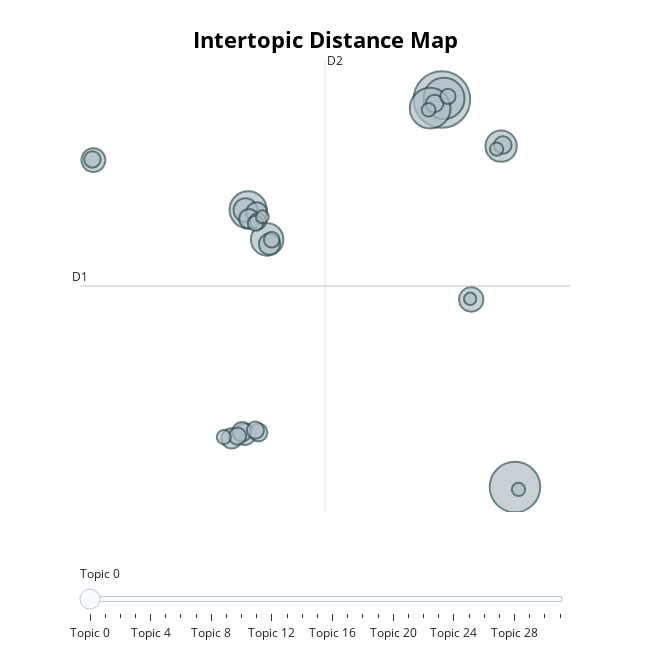

This figure's notebook cell:
### Code cell


### Figure 1 — Plotly figure (JSON) as saved in the notebook; plotly's stock layout.template omitted (floating-point values rounded to 4 significant figures)
{"data": [{"customdata": [[0, "euro | area | monetary | policy | inflation", 271], [1, "market | bank | euro | rate | central", 216], [2, "policy | rate | bank | monetary | inflation", 143], [3, "financial | trichet | crisis | euro | stability", 140], [4, "financial | bank | policy | banking | market", 117], [5, "bank | supervisor | banking | risk | supervisory", 89], [6, "pandemic | inflation | support | economy | continue", 83], [7, "inflation | rate | policy | monetary | 2022", 50], [8, "inflation | policy | euro | area | growth", 48], [9, "financial | policy | crisis | country | monetary", 48], [10, "union | banking | euro | bank | area", 38], [11, "climate | risk | green | transition | environmental", 38], [12, "sepa | payment | financial | card | market", 37], [13, "payment | service | instant | retail | cash", 35], [14, "financial | crisis | risk | market | policy", 33], [15, "union | european | policy | monetary | area", 32], [16, "monetary | policy | financial | price | crisis", 27], [17, "remain | medium | term | expect | growth", 26], [18, "cent | inflation | rate | energy | remain", 26], [19, "bank | banking | market | resolution | european", 25], [20, "rate | growth | inflation | policy | monetary", 25], [21, "financial | bank | banking | capital | sector", 23], [22, "financial | risk | esrb | system | bank", 23], [23, "supervision | supervisory | bank | banking | risk", 21], [24, "cyber | resilience | infrastructure | ecrb | threat", 20], [25, "inflation | think | rate | policy | go", 20], [26, "digital | payment | euro | cash | stablecoin", 17], [27, "die | der | la | und | parliament", 16], [28, "greek | greece | programme | government | bank", 15], [29, "inflation | slide | price | pandemic | purchase", 15], [30, "ccp | clearing | resolution | recovery | iosco", 14], [31, "pandemic | 2020 | policy | chart | condition", 13]], "hovertemplate": "<b>Topic %{customdata[0]}</b><br>%{customdata[1]}<br>Size: %{customdata[2]}", "legendgroup": "", "marker": {"color": "#B0BEC5", "line": {"color": "DarkSlateGrey", "width": 2}, "size": [271, 216, 143, 140, 117, 89, 83, 50, 48, 48, 38, 38, 37, 35, 33, 32, 27, 26, 26, 25, 25, 23, 23, 21, 20, 20, 17, 16, 15, 15, 14, 13], "sizemode": "area", "sizeref": 0.1694, "symbol": "circle"}, "mode": "markers", "name": "", "orientation": "v", "showlegend": false, "type": "scatter", "x": [13.48, 17.17, 13.58, 12.89, 3.688, 4.646, 16.47, 14.96, -4.135, 3.553, 3.526, 4.764, 4.117, 2.85, 3.73, 3.384, 4.208, 13.11, 16.56, 3.145, 4.054, -4.184, 4.178, 4.879, 4.058, 13.78, 2.458, 12.8, 17.35, 16.24, 4.402, 14.91], "xaxis": "x", "y": [18.26, -11.34, 18.35, 17.61, 9.84, 7.577, 14.7, 2.988, 13.64, 9.811, -7.316, 7.219, 9.626, -7.627, 9.157, -7.113, -7.164, 17.97, 14.79, -7.452, -6.992, 13.69, 8.966, 7.553, 8.815, 18.51, -7.527, 17.48, -11.52, 14.48, 9.311, 3.041], "yaxis": "y"}], "layout": {"annotations": [{"showarrow": false, "text": "D1", "x": -4.811, "y": 4.019, "yshift": 10}, {"showarrow": false, "text": "D2", "x": 7.571, "xshift": 10, "y": 21.29}], "height": 650, "hoverlabel": {"bgcolor": "white", "font": {"family": "Rockwell", "size": 16}}, "legend": {"itemsizing": "constant", "tracegroupgap": 0}, "margin": {"t": 60}, "shapes": [{"line": {"color": "#CFD8DC", "width": 2}, "type": "line", "x0": 7.571, "x1": 7.571, "y0": -13.25, "y1": 21.29}, {"line": {"color": "#9E9E9E", "width": 2}, "type": "line", "x0": -4.811, "x1": 19.95, "y0": 4.019, "y1": 4.019}], "sliders": [{"active": 0, "pad": {"t": 50}, "steps": [{"args": [{"marker.color": [["red", "#B0BEC5", "#B0BEC5", "#B0BEC5", "#B0BEC5", "#B0BEC5", "#B0BEC5", "#B0BEC5", "#B0BEC5", "#B0BEC5", "#B0BEC5", "#B0BEC5", "#B0BEC5", "#B0BEC5", "#B0BEC5", "#B0BEC5", "#B0BEC5", "#B0BEC5", "#B0BEC5", "#B0BEC5", "#B0BEC5", "#B0BEC5", "#B0BEC5", "#B0BEC5", "#B0BEC5", "#B0BEC5", "#B0BEC5", "#B0BEC5", "#B0BEC5", "#B0BEC5", "#B0BEC5", "#B0BEC5"]]}], "label": "Topic 0", "method": "update"}, {"args": [{"marker.color": [["#B0BEC5", "red", "#B0BEC5", "#B0BEC5", "#B0BEC5", "#B0BEC5", "#B0BEC5", "#B0BEC5", "#B0BEC5", "#B0BEC5", "#B0BEC5", "#B0BEC5", "#B0BEC5", "#B0BEC5", "#B0BEC5", "#B0BEC5", "#B0BEC5", "#B0BEC5", "#B0BEC5", "#B0BEC5", "#B0BEC5", "#B0BEC5", "#B0BEC5", "#B0BEC5", "#B0BEC5", "#B0BEC5", "#B0BEC5", "#B0BEC5", "#B0BEC5", "#B0BEC5", "#B0BEC5", "#B0BEC5"]]}], "label": "Topic 1", "method": "update"}, {"args": [{"marker.color": [["#B0BEC5", "#B0BEC5", "red", "#B0BEC5", "#B0BEC5", "#B0BEC5", "#B0BEC5", "#B0BEC5", "#B0BEC5", "#B0BEC5", "#B0BEC5", "#B0BEC5", "#B0BEC5", "#B0BEC5", "#B0BEC5", "#B0BEC5", "#B0BEC5", "#B0BEC5", "#B0BEC5", "#B0BEC5", "#B0BEC5", "#B0BEC5", "#B0BEC5", "#B0BEC5", "#B0BEC5", "#B0BEC5", "#B0BEC5", "#B0BEC5", "#B0BEC5", "#B0BEC5", "#B0BEC5", "#B0BEC5"]]}], "label": "Topic 2", "method": "update"}, {"args": [{"marker.color": [["#B0BEC5", "#B0BEC5", "#B0BEC5", "red", "#B0BEC5", "#B0BEC5", "#B0BEC5", "#B0BEC5", "#B0BEC5", "#B0BEC5", "#B0BEC5", "#B0BEC5", "#B0BEC5", "#B0BEC5", "#B0BEC5", "#B0BEC5", "#B0BEC5", "#B0BEC5", "#B0BEC5", "#B0BEC5", "#B0BEC5", "#B0BEC5", "#B0BEC5", "#B0BEC5", "#B0BEC5", "#B0BEC5", "#B0BEC5", "#B0BEC5", "#B0BEC5", "#B0BEC5", "#B0BEC5", "#B0BEC5"]]}], "label": "Topic 3", "method": "update"}, {"args": [{"marker.color": [["#B0BEC5", "#B0BEC5", "#B0BEC5", "#B0BEC5", "red", "#B0BEC5", "#B0BEC5", "#B0BEC5", "#B0BEC5", "#B0BEC5", "#B0BEC5", "#B0BEC5", "#B0BEC5", "#B0BEC5", "#B0BEC5", "#B0BEC5", "#B0BEC5", "#B0BEC5", "#B0BEC5", "#B0BEC5", "#B0BEC5", "#B0BEC5", "#B0BEC5", "#B0BEC5", "#B0BEC5", "#B0BEC5", "#B0BEC5", "#B0BEC5", "#B0BEC5", "#B0BEC5", "#B0BEC5", "#B0BEC5"]]}], "label": "Topic 4", "method": "update"}, {"args": [{"marker.color": [["#B0BEC5", "#B0BEC5", "#B0BEC5", "#B0BEC5", "#B0BEC5", "red", "#B0BEC5", "#B0BEC5", "#B0BEC5", "#B0BEC5", "#B0BEC5", "#B0BEC5", "#B0BEC5", "#B0BEC5", "#B0BEC5", "#B0BEC5", "#B0BEC5", "#B0BEC5", "#B0BEC5", "#B0BEC5", "#B0BEC5", "#B0BEC5", "#B0BEC5", "#B0BEC5", "#B0BEC5", "#B0BEC5", "#B0BEC5", "#B0BEC5", "#B0BEC5", "#B0BEC5", "#B0BEC5", "#B0BEC5"]]}], "label": "Topic 5", "method": "update"}, {"args": [{"marker.color": [["#B0BEC5", "#B0BEC5", "#B0BEC5", "#B0BEC5", "#B0BEC5", "#B0BEC5", "red", "#B0BEC5", "#B0BEC5", "#B0BEC5", "#B0BEC5", "#B0BEC5", "#B0BEC5", "#B0BEC5", "#B0BEC5", "#B0BEC5", "#B0BEC5", "#B0BEC5", "#B0BEC5", "#B0BEC5", "#B0BEC5", "#B0BEC5", "#B0BEC5", "#B0BEC5", "#B0BEC5", "#B0BEC5", "#B0BEC5", "#B0BEC5", "#B0BEC5", "#B0BEC5", "#B0BEC5", "#B0BEC5"]]}], "label": "Topic 6", "method": "update"}, {"args": [{"marker.color": [["#B0BEC5", "#B0BEC5", "#B0BEC5", "#B0BEC5", "#B0BEC5", "#B0BEC5", "#B0BEC5", "red", "#B0BEC5", "#B0BEC5", "#B0BEC5", "#B0BEC5", "#B0BEC5", "#B0BEC5", "#B0BEC5", "#B0BEC5", "#B0BEC5", "#B0BEC5", "#B0BEC5", "#B0BEC5", "#B0BEC5", "#B0BEC5", "#B0BEC5", "#B0BEC5", "#B0BEC5", "#B0BEC5", "#B0BEC5", "#B0BEC5", "#B0BEC5", "#B0BEC5", "#B0BEC5", "#B0BEC5"]]}], "label": "Topic 7", "method": "update"}, {"args": [{"marker.color": [["#B0BEC5", "#B0BEC5", "#B0BEC5", "#B0BEC5", "#B0BEC5", "#B0BEC5", "#B0BEC5", "#B0BEC5", "red", "#B0BEC5", "#B0BEC5", "#B0BEC5", "#B0BEC5", "#B0BEC5", "#B0BEC5", "#B0BEC5", "#B0BEC5", "#B0BEC5", "#B0BEC5", "#B0BEC5", "#B0BEC5", "#B0BEC5", "#B0BEC5", "#B0BEC5", "#B0BEC5", "#B0BEC5", "#B0BEC5", "#B0BEC5", "#B0BEC5", "#B0BEC5", "#B0BEC5", "#B0BEC5"]]}], "label": "Topic 8", "method": "update"}, {"args": [{"marker.color": [["#B0BEC5", "#B0BEC5", "#B0BEC5", "#B0BEC5", "#B0BEC5", "#B0BEC5", "#B0BEC5", "#B0BEC5", "#B0BEC5", "red", "#B0BEC5", "#B0BEC5", "#B0BEC5", "#B0BEC5", "#B0BEC5", "#B0BEC5", "#B0BEC5", "#B0BEC5", "#B0BEC5", "#B0BEC5", "#B0BEC5", "#B0BEC5", "#B0BEC5", "#B0BEC5", "#B0BEC5", "#B0BEC5", "#B0BEC5", "#B0BEC5", "#B0BEC5", "#B0BEC5", "#B0BEC5", "#B0BEC5"]]}], "label": "Topic 9", "method": "update"}, {"args": [{"marker.color": [["#B0BEC5", "#B0BEC5", "#B0BEC5", "#B0BEC5", "#B0BEC5", "#B0BEC5", "#B0BEC5", "#B0BEC5", "#B0BEC5", "#B0BEC5", "red", "#B0BEC5", "#B0BEC5", "#B0BEC5", "#B0BEC5", "#B0BEC5", "#B0BEC5", "#B0BEC5", "#B0BEC5", "#B0BEC5", "#B0BEC5", "#B0BEC5", "#B0BEC5", "#B0BEC5", "#B0BEC5", "#B0BEC5", "#B0BEC5", "#B0BEC5", "#B0BEC5", "#B0BEC5", "#B0BEC5", "#B0BEC5"]]}], "label": "Topic 10", "method": "update"}, {"args": [{"marker.color": [["#B0BEC5", "#B0BEC5", "#B0BEC5", "#B0BEC5", "#B0BEC5", "#B0BEC5", "#B0BEC5", "#B0BEC5", "#B0BEC5", "#B0BEC5", "#B0BEC5", "red", "#B0BEC5", "#B0BEC5", "#B0BEC5", "#B0BEC5", "#B0BEC5", "#B0BEC5", "#B0BEC5", "#B0BEC5", "#B0BEC5", "#B0BEC5", "#B0BEC5", "#B0BEC5", "#B0BEC5", "#B0BEC5", "#B0BEC5", "#B0BEC5", "#B0BEC5", "#B0BEC5", "#B0BEC5", "#B0BEC5"]]}], "label": "Topic 11", "method": "update"}, {"args": [{"marker.color": [["#B0BEC5", "#B0BEC5", "#B0BEC5", "#B0BEC5", "#B0BEC5", "#B0BEC5", "#B0BEC5", "#B0BEC5", "#B0BEC5", "#B0BEC5", "#B0BEC5", "#B0BEC5", "red", "#B0BEC5", "#B0BEC5", "#B0BEC5", "#B0BEC5", "#B0BEC5", "#B0BEC5", "#B0BEC5", "#B0BEC5", "#B0BEC5", "#B0BEC5", "#B0BEC5", "#B0BEC5", "#B0BEC5", "#B0BEC5", "#B0BEC5", "#B0BEC5", "#B0BEC5", "#B0BEC5", "#B0BEC5"]]}], "label": "Topic 12", "method": "update"}, {"args": [{"marker.color": [["#B0BEC5", "#B0BEC5", "#B0BEC5", "#B0BEC5", "#B0BEC5", "#B0BEC5", "#B0BEC5", "#B0BEC5", "#B0BEC5", "#B0BEC5", "#B0BEC5", "#B0BEC5", "#B0BEC5", "red", "#B0BEC5", "#B0BEC5", "#B0BEC5", "#B0BEC5", "#B0BEC5", "#B0BEC5", "#B0BEC5", "#B0BEC5", "#B0BEC5", "#B0BEC5", "#B0BEC5", "#B0BEC5", "#B0BEC5", "#B0BEC5", "#B0BEC5", "#B0BEC5", "#B0BEC5", "#B0BEC5"]]}], "label": "Topic 13", "method": "update"}, {"args": [{"marker.color": [["#B0BEC5", "#B0BEC5", "#B0BEC5", "#B0BEC5", "#B0BEC5", "#B0BEC5", "#B0BEC5", "#B0BEC5", "#B0BEC5", "#B0BEC5", "#B0BEC5", "#B0BEC5", "#B0BEC5", "#B0BEC5", "red", "#B0BEC5", "#B0BEC5", "#B0BEC5", "#B0BEC5", "#B0BEC5", "#B0BEC5", "#B0BEC5", "#B0BEC5", "#B0BEC5", "#B0BEC5", "#B0BEC5", "#B0BEC5", "#B0BEC5", "#B0BEC5", "#B0BEC5", "#B0BEC5", "#B0BEC5"]]}], "label": "Topic 14", "method": "update"}, {"args": [{"marker.color": [["#B0BEC5", "#B0BEC5", "#B0BEC5", "#B0BEC5", "#B0BEC5", "#B0BEC5", "#B0BEC5", "#B0BEC5", "#B0BEC5", "#B0BEC5", "#B0BEC5", "#B0BEC5", "#B0BEC5", "#B0BEC5", "#B0BEC5", "red", "#B0BEC5", "#B0BEC5", "#B0BEC5", "#B0BEC5", "#B0BEC5", "#B0BEC5", "#B0BEC5", "#B0BEC5", "#B0BEC5", "#B0BEC5", "#B0BEC5", "#B0BEC5", "#B0BEC5", "#B0BEC5", "#B0BEC5", "#B0BEC5"]]}], "label": "Topic 15", "method": "update"}, {"args": [{"marker.color": [["#B0BEC5", "#B0BEC5", "#B0BEC5", "#B0BEC5", "#B0BEC5", "#B0BEC5", "#B0BEC5", "#B0BEC5", "#B0BEC5", "#B0BEC5", "#B0BEC5", "#B0BEC5", "#B0BEC5", "#B0BEC5", "#B0BEC5", "#B0BEC5", "red", "#B0BEC5", "#B0BEC5", "#B0BEC5", "#B0BEC5", "#B0BEC5", "#B0BEC5", "#B0BEC5", "#B0BEC5", "#B0BEC5", "#B0BEC5", "#B0BEC5", "#B0BEC5", "#B0BEC5", "#B0BEC5", "#B0BEC5"]]}], "label": "Topic 16", "method": "update"}, {"args": [{"marker.color": [["#B0BEC5", "#B0BEC5", "#B0BEC5", "#B0BEC5", "#B0BEC5", "#B0BEC5", "#B0BEC5", "#B0BEC5", "#B0BEC5", "#B0BEC5", "#B0BEC5", "#B0BEC5", "#B0BEC5", "#B0BEC5", "#B0BEC5", "#B0BEC5", "#B0BEC5", "red", "#B0BEC5", "#B0BEC5", "#B0BEC5", "#B0BEC5", "#B0BEC5", "#B0BEC5", "#B0BEC5", "#B0BEC5", "#B0BEC5", "#B0BEC5", "#B0BEC5", "#B0BEC5", "#B0BEC5", "#B0BEC5"]]}], "label": "Topic 17", "method": "update"}, {"args": [{"marker.color": [["#B0BEC5", "#B0BEC5", "#B0BEC5", "#B0BEC5", "#B0BEC5", "#B0BEC5", "#B0BEC5", "#B0BEC5", "#B0BEC5", "#B0BEC5", "#B0BEC5", "#B0BEC5", "#B0BEC5", "#B0BEC5", "#B0BEC5", "#B0BEC5", "#B0BEC5", "#B0BEC5", "red", "#B0BEC5", "#B0BEC5", "#B0BEC5", "#B0BEC5", "#B0BEC5", "#B0BEC5", "#B0BEC5", "#B0BEC5", "#B0BEC5", "#B0BEC5", "#B0BEC5", "#B0BEC5", "#B0BEC5"]]}], "label": "Topic 18", "method": "update"}, {"args": [{"marker.color": [["#B0BEC5", "#B0BEC5", "#B0BEC5", "#B0BEC5", "#B0BEC5", "#B0BEC5", "#B0BEC5", "#B0BEC5", "#B0BEC5", "#B0BEC5", "#B0BEC5", "#B0BEC5", "#B0BEC5", "#B0BEC5", "#B0BEC5", "#B0BEC5", "#B0BEC5", "#B0BEC5", "#B0BEC5", "red", "#B0BEC5", "#B0BEC5", "#B0BEC5", "#B0BEC5", "#B0BEC5", "#B0BEC5", "#B0BEC5", "#B0BEC5", "#B0BEC5", "#B0BEC5", "#B0BEC5", "#B0BEC5"]]}], "label": "Topic 19", "method": "update"}, {"args": [{"marker.color": [["#B0BEC5", "#B0BEC5", "#B0BEC5", "#B0BEC5", "#B0BEC5", "#B0BEC5", "#B0BEC5", "#B0BEC5", "#B0BEC5", "#B0BEC5", "#B0BEC5", "#B0BEC5", "#B0BEC5", "#B0BEC5", "#B0BEC5", "#B0BEC5", "#B0BEC5", "#B0BEC5", "#B0BEC5", "#B0BEC5", "red", "#B0BEC5", "#B0BEC5", "#B0BEC5", "#B0BEC5", "#B0BEC5", "#B0BEC5", "#B0BEC5", "#B0BEC5", "#B0BEC5", "#B0BEC5", "#B0BEC5"]]}], "label": "Topic 20", "method": "update"}, {"args": [{"marker.color": [["#B0BEC5", "#B0BEC5", "#B0BEC5", "#B0BEC5", "#B0BEC5", "#B0BEC5", "#B0BEC5", "#B0BEC5", "#B0BEC5", "#B0BEC5", "#B0BEC5", "#B0BEC5", "#B0BEC5", "#B0BEC5", "#B0BEC5", "#B0BEC5", "#B0BEC5", "#B0BEC5", "#B0BEC5", "#B0BEC5", "#B0BEC5", "red", "#B0BEC5", "#B0BEC5", "#B0BEC5", "#B0BEC5", "#B0BEC5", "#B0BEC5", "#B0BEC5", "#B0BEC5", "#B0BEC5", "#B0BEC5"]]}], "label": "Topic 21", "method": "update"}, {"args": [{"marker.color": [["#B0BEC5", "#B0BEC5", "#B0BEC5", "#B0BEC5", "#B0BEC5", "#B0BEC5", "#B0BEC5", "#B0BEC5", "#B0BEC5", "#B0BEC5", "#B0BEC5", "#B0BEC5", "#B0BEC5", "#B0BEC5", "#B0BEC5", "#B0BEC5", "#B0BEC5", "#B0BEC5", "#B0BEC5", "#B0BEC5", "#B0BEC5", "#B0BEC5", "red", "#B0BEC5", "#B0BEC5", "#B0BEC5", "#B0BEC5", "#B0BEC5", "#B0BEC5", "#B0BEC5", "#B0BEC5", "#B0BEC5"]]}], "label": "Topic 22", "method": "update"}, {"args": [{"marker.color": [["#B0BEC5", "#B0BEC5", "#B0BEC5", "#B0BEC5", "#B0BEC5", "#B0BEC5", "#B0BEC5", "#B0BEC5", "#B0BEC5", "#B0BEC5", "#B0BEC5", "#B0BEC5", "#B0BEC5", "#B0BEC5", "#B0BEC5", "#B0BEC5", "#B0BEC5", "#B0BEC5", "#B0BEC5", "#B0BEC5", "#B0BEC5", "#B0BEC5", "#B0BEC5", "red", "#B0BEC5", "#B0BEC5", "#B0BEC5", "#B0BEC5", "#B0BEC5", "#B0BEC5", "#B0BEC5", "#B0BEC5"]]}], "label": "Topic 23", "method": "update"}, {"args": [{"marker.color": [["#B0BEC5", "#B0BEC5", "#B0BEC5", "#B0BEC5", "#B0BEC5", "#B0BEC5", "#B0BEC5", "#B0BEC5", "#B0BEC5", "#B0BEC5", "#B0BEC5", "#B0BEC5", "#B0BEC5", "#B0BEC5", "#B0BEC5", "#B0BEC5", "#B0BEC5", "#B0BEC5", "#B0BEC5", "#B0BEC5", "#B0BEC5", "#B0BEC5", "#B0BEC5", "#B0BEC5", "red", "#B0BEC5", "#B0BEC5", "#B0BEC5", "#B0BEC5", "#B0BEC5", "#B0BEC5", "#B0BEC5"]]}], "label": "Topic 24", "method": "update"}, {"args": [{"marker.color": [["#B0BEC5", "#B0BEC5", "#B0BEC5", "#B0BEC5", "#B0BEC5", "#B0BEC5", "#B0BEC5", "#B0BEC5", "#B0BEC5", "#B0BEC5", "#B0BEC5", "#B0BEC5", "#B0BEC5", "#B0BEC5", "#B0BEC5", "#B0BEC5", "#B0BEC5", "#B0BEC5", "#B0BEC5", "#B0BEC5", "#B0BEC5", "#B0BEC5", "#B0BEC5", "#B0BEC5", "#B0BEC5", "red", "#B0BEC5", "#B0BEC5", "#B0BEC5", "#B0BEC5", "#B0BEC5", "#B0BEC5"]]}], "label": "Topic 25", "method": "update"}, {"args": [{"marker.color": [["#B0BEC5", "#B0BEC5", "#B0BEC5", "#B0BEC5", "#B0BEC5", "#B0BEC5", "#B0BEC5", "#B0BEC5", "#B0BEC5", "#B0BEC5", "#B0BEC5", "#B0BEC5", "#B0BEC5", "#B0BEC5", "#B0BEC5", "#B0BEC5", "#B0BEC5", "#B0BEC5", "#B0BEC5", "#B0BEC5", "#B0BEC5", "#B0BEC5", "#B0BEC5", "#B0BEC5", "#B0BEC5", "#B0BEC5", "red", "#B0BEC5", "#B0BEC5", "#B0BEC5", "#B0BEC5", "#B0BEC5"]]}], "label": "Topic 26", "method": "update"}, {"args": [{"marker.color": [["#B0BEC5", "#B0BEC5", "#B0BEC5", "#B0BEC5", "#B0BEC5", "#B0BEC5", "#B0BEC5", "#B0BEC5", "#B0BEC5", "#B0BEC5", "#B0BEC5", "#B0BEC5", "#B0BEC5", "#B0BEC5", "#B0BEC5", "#B0BEC5", "#B0BEC5", "#B0BEC5", "#B0BEC5", "#B0BEC5", "#B0BEC5", "#B0BEC5", "#B0BEC5", "#B0BEC5", "#B0BEC5", "#B0BEC5", "#B0BEC5", "red", "#B0BEC5", "#B0BEC5", "#B0BEC5", "#B0BEC5"]]}], "label": "Topic 27", "method": "update"}, {"args": [{"marker.color": [["#B0BEC5", "#B0BEC5", "#B0BEC5", "#B0BEC5", "#B0BEC5", "#B0BEC5", "#B0BEC5", "#B0BEC5", "#B0BEC5", "#B0BEC5", "#B0BEC5", "#B0BEC5", "#B0BEC5", "#B0BEC5", "#B0BEC5", "#B0BEC5", "#B0BEC5", "#B0BEC5", "#B0BEC5", "#B0BEC5", "#B0BEC5", "#B0BEC5", "#B0BEC5", "#B0BEC5", "#B0BEC5", "#B0BEC5", "#B0BEC5", "#B0BEC5", "red", "#B0BEC5", "#B0BEC5", "#B0BEC5"]]}], "label": "Topic 28", "method": "update"}, {"args": [{"marker.color": [["#B0BEC5", "#B0BEC5", "#B0BEC5", "#B0BEC5", "#B0BEC5", "#B0BEC5", "#B0BEC5", "#B0BEC5", "#B0BEC5", "#B0BEC5", "#B0BEC5", "#B0BEC5", "#B0BEC5", "#B0BEC5", "#B0BEC5", "#B0BEC5", "#B0BEC5", "#B0BEC5", "#B0BEC5", "#B0BEC5", "#B0BEC5", "#B0BEC5", "#B0BEC5", "#B0BEC5", "#B0BEC5", "#B0BEC5", "#B0BEC5", "#B0BEC5", "#B0BEC5", "red", "#B0BEC5", "#B0BEC5"]]}], "label": "Topic 29", "method": "update"}, {"args": [{"marker.color": [["#B0BEC5", "#B0BEC5", "#B0BEC5", "#B0BEC5", "#B0BEC5", "#B0BEC5", "#B0BEC5", "#B0BEC5", "#B0BEC5", "#B0BEC5", "#B0BEC5", "#B0BEC5", "#B0BEC5", "#B0BEC5", "#B0BEC5", "#B0BEC5", "#B0BEC5", "#B0BEC5", "#B0BEC5", "#B0BEC5", "#B0BEC5", "#B0BEC5", "#B0BEC5", "#B0BEC5", "#B0BEC5", "#B0BEC5", "#B0BEC5", "#B0BEC5", "#B0BEC5", "#B0BEC5", "red", "#B0BEC5"]]}], "label": "Topic 30", "method": "update"}, {"args": [{"marker.color": [["#B0BEC5", "#B0BEC5", "#B0BEC5", "#B0BEC5", "#B0BEC5", "#B0BEC5", "#B0BEC5", "#B0BEC5", "#B0BEC5", "#B0BEC5", "#B0BEC5", "#B0BEC5", "#B0BEC5", "#B0BEC5", "#B0BEC5", "#B0BEC5", "#B0BEC5", "#B0BEC5", "#B0BEC5", "#B0BEC5", "#B0BEC5", "#B0BEC5", "#B0BEC5", "#B0BEC5", "#B0BEC5", "#B0BEC5", "#B0BEC5", "#B0BEC5", "#B0BEC5", "#B0BEC5", "#B0BEC5", "red"]]}], "label": "Topic 31", "method": "update"}]}], "title": {"font": {"color": "Black", "size": 22}, "text": "<b>Intertopic Distance Map</b>", "x": 0.5, "xanchor": "center", "y": 0.95, "yanchor": "top"}, "width": 650, "xaxis": {"anchor": "y", "domain": [0, 1], "range": [-4.811, 19.95], "title": {"text": ""}, "visible": false}, "yaxis": {"anchor": "x", "domain": [0, 1], "range": [-13.25, 21.29], "title": {"text": ""}, "visible": false}}}
